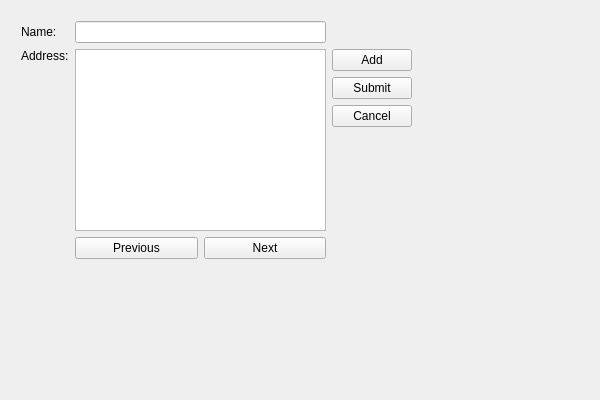
<?xml version="1.0" encoding="UTF-8"?>
<ui version="4.0">
 <class>AddressBook</class>
 <widget class="QWidget" name="AddressBook">
  <property name="geometry">
   <rect>
    <x>0</x>
    <y>0</y>
    <width>600</width>
    <height>400</height>
   </rect>
  </property>
  <property name="windowTitle">
   <string>AddressBook</string>
  </property>
  <widget class="QWidget" name="layoutWidget">
   <property name="geometry">
    <rect>
     <x>10</x>
     <y>10</y>
     <width>413</width>
     <height>260</height>
    </rect>
   </property>
   <layout class="QGridLayout" name="gridLayout">
    <item row="0" column="0">
     <widget class="QLabel" name="nameLabel">
      <property name="text">
       <string>Name:</string>
      </property>
     </widget>
    </item>
    <item row="0" column="1">
     <widget class="QLineEdit" name="nameLine"/>
    </item>
    <item row="1" column="0">
     <widget class="QLabel" name="addressLabel">
      <property name="text">
       <string>Address:</string>
      </property>
      <property name="alignment">
       <set>Qt::AlignLeading|Qt::AlignLeft|Qt::AlignTop</set>
      </property>
     </widget>
    </item>
    <item row="1" column="1">
     <widget class="QTextEdit" name="addressText"/>
    </item>
    <item row="1" column="2">
     <layout class="QVBoxLayout" name="verticalLayout">
      <item>
       <widget class="QPushButton" name="addButton">
        <property name="text">
         <string>Add</string>
        </property>
       </widget>
      </item>
      <item>
       <widget class="QPushButton" name="submitButton">
        <property name="text">
         <string>Submit</string>
        </property>
       </widget>
      </item>
      <item>
       <widget class="QPushButton" name="cancelButton">
        <property name="text">
         <string>Cancel</string>
        </property>
       </widget>
      </item>
      <item>
       <spacer name="verticalSpacer">
        <property name="orientation">
         <enum>Qt::Vertical</enum>
        </property>
        <property name="sizeHint" stdset="0">
         <size>
          <width>20</width>
          <height>40</height>
         </size>
        </property>
       </spacer>
      </item>
     </layout>
    </item>
    <item row="2" column="1">
     <layout class="QHBoxLayout" name="horizontalLayout">
      <item>
       <widget class="QPushButton" name="nextButton">
        <property name="text">
         <string>Previous</string>
        </property>
       </widget>
      </item>
      <item>
       <widget class="QPushButton" name="previousButton">
        <property name="text">
         <string>Next</string>
        </property>
       </widget>
      </item>
     </layout>
    </item>
   </layout>
  </widget>
 </widget>
 <layoutdefault spacing="6" margin="11"/>
 <resources/>
 <connections/>
</ui>
